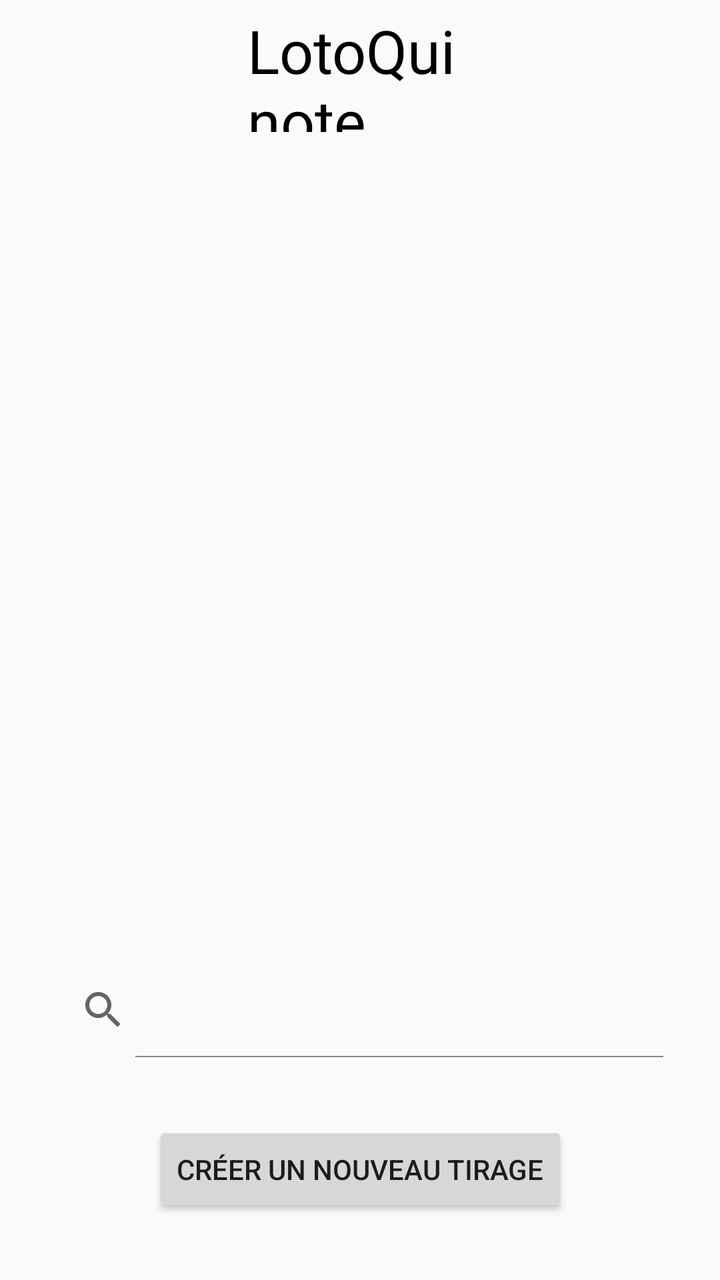
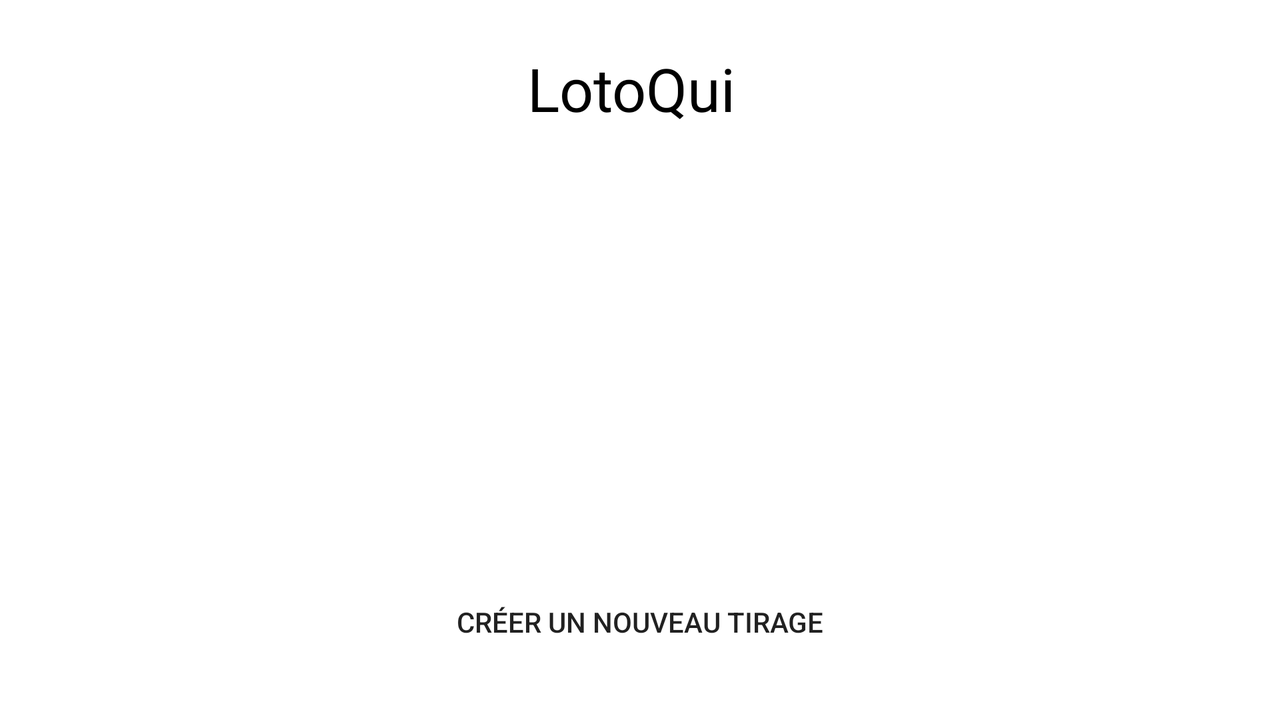

An Android layout and its configuration variant, each rendered on a device that would load it. The default file and the variant file are quoted in full after the pictures.
<!-- AndroidManifest.xml: application theme AppTheme -->
<!-- res/layout/activity_main.xml -->
<?xml version="1.0" encoding="utf-8"?>
<androidx.constraintlayout.widget.ConstraintLayout xmlns:android="http://schemas.android.com/apk/res/android"
    xmlns:app="http://schemas.android.com/apk/res-auto"
    xmlns:tools="http://schemas.android.com/tools"
    android:layout_width="match_parent"
    android:layout_height="match_parent"
    tools:context=".MainActivity">

    <TextView
        android:id="@+id/textView"
        android:layout_width="113dp"
        android:layout_height="61dp"
        android:layout_marginTop="5dp"
        android:fontFamily="@font/aguafina_script"
        android:text="@string/app_name"
        android:textColor="#000000"
        android:textSize="30sp"
        app:layout_constraintLeft_toLeftOf="parent"
        app:layout_constraintRight_toRightOf="parent"
        app:layout_constraintTop_toTopOf="parent" />

    <ListView
        android:id="@+id/listView"
        android:layout_width="match_parent"
        android:layout_height="400dp"
        android:clickable="true"
        android:focusable="true"
        app:layout_constraintBottom_toBottomOf="parent"
        app:layout_constraintHorizontal_bias="0.0"
        app:layout_constraintLeft_toLeftOf="parent"
        app:layout_constraintRight_toRightOf="parent"
        app:layout_constraintTop_toTopOf="@id/textView"
        app:layout_constraintVertical_bias="0.273" />

    <SearchView
        android:id="@+id/searchView"
        android:layout_width="wrap_content"
        android:layout_height="wrap_content"
        android:layout_marginTop="12dp"
        android:iconifiedByDefault="false"
        app:layout_constraintHorizontal_bias="0.494"
        app:layout_constraintLeft_toLeftOf="parent"
        app:layout_constraintRight_toRightOf="parent"
        app:layout_constraintTop_toBottomOf="@id/listView" />

    <Button
        android:id="@+id/button"
        android:layout_width="wrap_content"
        android:layout_height="wrap_content"
        android:text="@string/createButton"
        app:layout_constraintBottom_toBottomOf="parent"
        app:layout_constraintEnd_toEndOf="parent"
        app:layout_constraintStart_toStartOf="parent"
        app:layout_constraintTop_toBottomOf="@+id/searchView" />


</androidx.constraintlayout.widget.ConstraintLayout>
<!-- resources referenced by this layout -->
<resources>
  <string name="app_name">LotoQuinote</string>
  <string name="createButton">Créer un nouveau tirage</string>
  <style name="AppTheme" parent="Theme.AppCompat.Light.DarkActionBar">
          
          <item name="colorPrimary">@color/colorPrimary</item>
          <item name="colorPrimaryDark">@color/colorPrimaryDark</item>
          <item name="colorAccent">@color/colorAccent</item>
      </style>
  <color name="colorPrimary">#FFF</color>
  <color name="colorPrimaryDark">#c9edc3</color>
  <color name="colorAccent">#03DAC5</color>
</resources>
<!-- res/layout-land/activity_main.xml (the repository's variant of the layout above) -->
<!-- drawn on the phone turned sideways -->
<?xml version="1.0" encoding="utf-8"?>
<androidx.constraintlayout.widget.ConstraintLayout xmlns:android="http://schemas.android.com/apk/res/android"
    xmlns:app="http://schemas.android.com/apk/res-auto"
    xmlns:tools="http://schemas.android.com/tools"
    android:layout_width="match_parent"
    android:layout_height="match_parent"
    android:background="#FFF"
    tools:context=".controller.MainActivity">

    <TextView
        android:id="@+id/textView"
        android:layout_width="113dp"
        android:layout_height="40dp"
        android:layout_marginTop="24dp"
        android:fontFamily="@font/aguafina_script"
        android:text="@string/app_name"
        android:textColor="#000000"
        android:textSize="30sp"
        app:layout_constraintBottom_toTopOf="@id/listView"
        app:layout_constraintLeft_toLeftOf="parent"
        app:layout_constraintRight_toRightOf="parent"
        app:layout_constraintTop_toTopOf="parent" />

    <ListView
        android:id="@+id/listView"
        android:layout_width="match_parent"
        android:layout_height="0dp"
        android:layout_marginStart="20dp"
        android:layout_marginLeft="20dp"
        android:layout_marginTop="30dp"
        android:layout_marginEnd="20dp"
        android:layout_marginRight="20dp"
        android:clickable="true"
        android:focusable="true"
        app:layout_constraintBottom_toTopOf="@id/newDraw"
        app:layout_constraintHorizontal_bias="0.0"
        app:layout_constraintLeft_toLeftOf="parent"
        app:layout_constraintRight_toRightOf="parent"
        app:layout_constraintTop_toBottomOf="@id/textView"
        app:layout_constraintVertical_bias="0.273" />

    <Button
        android:id="@+id/newDraw"
        android:layout_width="250dp"
        android:layout_height="wrap_content"
        android:text="@string/createButton"
        android:background="@drawable/custom_button"
        android:layout_marginTop="10dp"
        android:layout_marginBottom="25dp"
        app:layout_constraintBottom_toBottomOf="parent"
        app:layout_constraintEnd_toEndOf="parent"
        app:layout_constraintStart_toStartOf="parent"
        app:layout_constraintTop_toBottomOf="@+id/listView" />

</androidx.constraintlayout.widget.ConstraintLayout>
